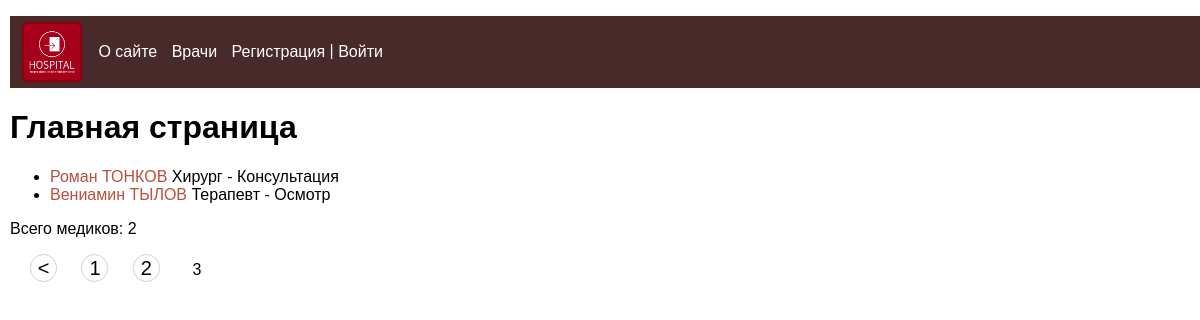
/?page=3, run on the app's committed database.
### patients/models.py (models this page shows, shortened)
class Medics(models.Model):
    first_name = models.CharField(verbose_name='Имя', max_length=50)
    last_name = models.CharField(verbose_name='Фамилия', max_length=50)
    middle_name = models.CharField(verbose_name='Отчество', max_length=50)
    gender = models.CharField(verbose_name='Пол', max_length=1)
    birth_date = models.DateField(verbose_name='Дата рождения', default=date(2000, 1, 1))
    works_from = models.DateField(verbose_name='Работает с')
    is_working = models.BooleanField(verbose_name='Работает на данный момент', default=True)
    grouptype = models.ForeignKey('GroupType', on_delete=models.CASCADE, verbose_name='Категория')
    slug = models.SlugField(verbose_name='URL', max_length=255, unique=True, db_index=True)
    user = models.ForeignKey(User, verbose_name='Пользователь', on_delete=models.CASCADE)
    class Meta:
        verbose_name = 'Врач'
        verbose_name_plural = 'Врачи'
        ordering = ['last_name', 'first_name']
    def get_absolute_url(self):
        return reverse('medic', kwargs={'med_slug': self.slug})

class GroupType(models.Model):
    grouptype = models.CharField(verbose_name="Категория", max_length=50)
    service = models.CharField(verbose_name="Оказываемая услуга", max_length=50)
    class Meta:
        verbose_name = 'Категория'
        verbose_name_plural = 'Категории'
        ordering = ['grouptype']
    def __str__(self):
        return f'{self.grouptype} - {self.service}'

### patients/views.py (the view)
# urls.py: path('', MedicHome.as_view(), name = 'home'),
class MedicHome(DataMixin, ListView):
    model = Medics
    template_name = 'patients/index.html'
    context_object_name = 'medics'
    paginate_by = 2
    def get_context_data(self, *, object_list=None, **kwargs):
        context = super().get_context_data(**kwargs)
        auth = self.request.user.is_authenticated
        c_def = self.get_user_context(title='Главная страница', auth=auth)
        return {**context, **c_def}
    def get_queryset(self):
        return Medics.objects.filter(is_working=True)

### patients/utils.py (called while the page is built)
    def get_user_context(self, **kwargs):
        context = kwargs
        context['menu'] = menu
        return context

### patients/templates/patients/index.html (shortened to what this page needs)
{% extends 'patients/base.html' %}
{% block content %}
        <h1>{{title}}</h1>
        <ul>
                {% for med in medics %}
                        <li>
                                <a href="{{med.get_absolute_url}}">
                                {{med.first_name}}
                                {{med.last_name | upper}}
                                </a>
                                {{med.grouptype}}
                        </li>
                {% endfor %}
        </ul>
        <p>Всего медиков: {{medics | length}}</p>
        {% if page_obj.has_other_pages %}
        <nav class="list-pages">
                 <ul>
                     {% if page_obj.has_previous %}
                        <li class="page-num">
                         <a href="?page={{ page_obj.previous_page_number}}">&lt;</a>
                        </li>
                     {% endif %}
                     {% for p in paginator.page_range %}
                                {% if page_obj.number == p %}
                                         <li class="page-num page-num-selected">{{ p }}</li>
                                {% elif p >= page_obj.number|add:-2 and p <= page_obj.number|add:2 %}
                                         <li class="page-num">
                                                 <a href="?page={{ p }}">{{ p }}</a>
                                         </li>
                                {% endif %}
                     {% endfor %}
                 </ul>
        </nav>
        {% endif %}
{% endblock %}

### patients/static/patients/css/styles.css (style rules this page uses)
a { text-decoration:none; color: #ba4e3f; }
body { font-family: "Arial"; margin: 0; padding: 0 10px 0 10px; height: 100%; width: 100%; color: #444: }
.list-pages ul { margin: 10px 0 0 0; padding: 0; list-style: none; }
.list-pages ul li { display: inline-block; margin: 0 0 10px 20px; }
.list-pages .page-num, .page-num-selected { display: inline-block; width: 25px; height: 24px; padding: 2px 0 0 0; border: 1px solid #d0d0d0; border-radius: 30px; text-align: center; }
.list-pages a { color: #000; font-size: 20px; text-decoration: none; }
.list-pages .page-num-selected { border: none; color: #000; font-size: 16px; text-align: center; }

### data on the page
Medics: first_name "Роман", last_name "ТОНКОВ", grouptype "Хирург - Консультация"
Medics: first_name "Вениамин", last_name "ТЫЛОВ", grouptype "Терапевт - Осмотр"

### other printed values
{{ m.title }} "О сайте" "Врачи"
{{ title }} "Главная страница"
{{ medics | length }} "2"
{{ p }} "1" "2"
{{ p }} "3"
